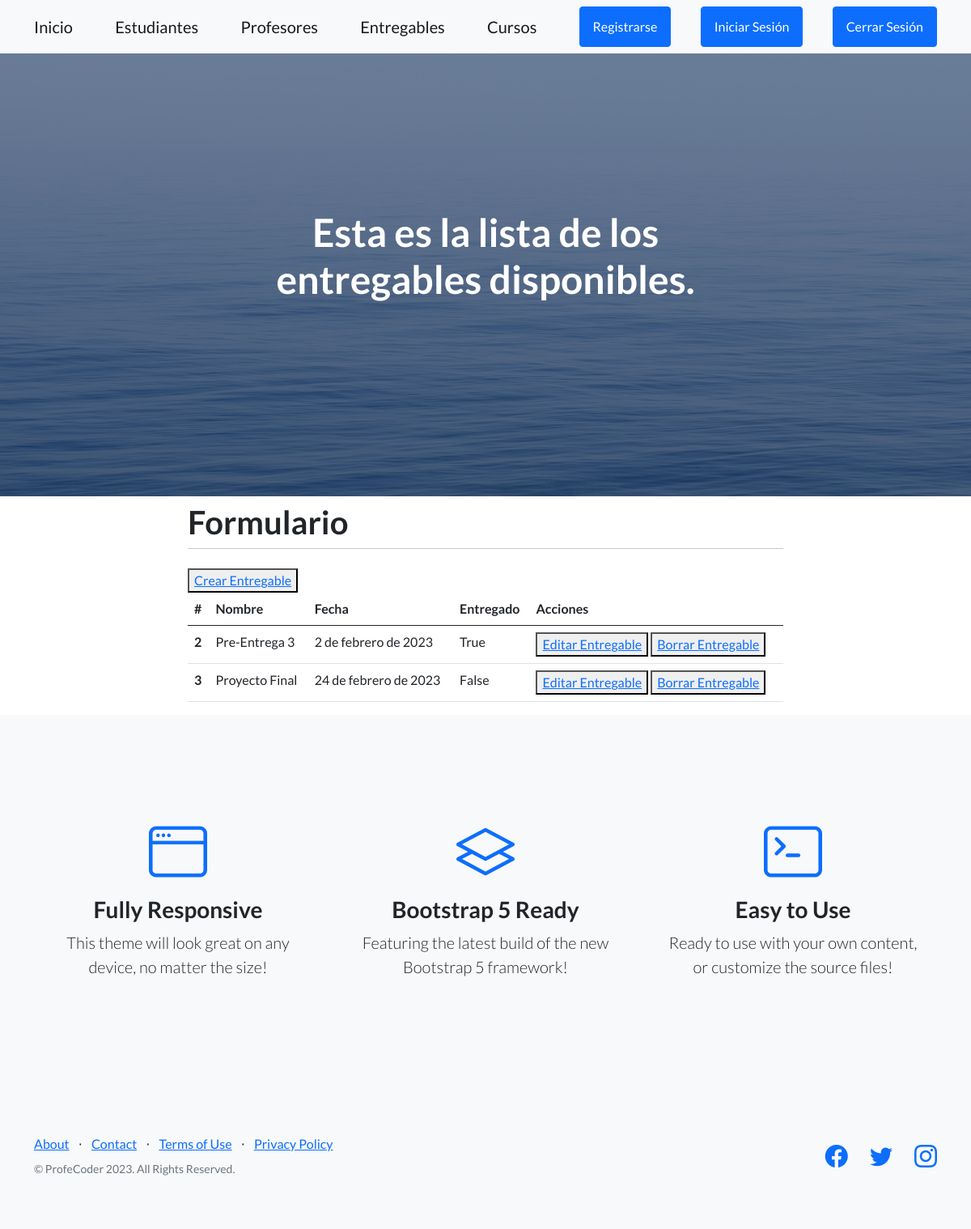
/AppCoder/entregables/lista, run on the app's committed database.
### AppCoder/models.py (models this page shows)
class Entregable(models.Model):
    nombre = models.CharField(max_length=40)
    fecha = models.DateField()
    entregado = models.BooleanField()

### AppCoder/views.py (the view)
# urls.py: path("entregables/lista", EntregableLista.as_view(), name = "Ver Entregables"),
class EntregableLista(ListView): #por defecto se llama entregable_list.html
    model = Entregable
    template_name = "AppCoder/entregas/entregable_list.html"

### AppCoder/templates/AppCoder/entregas/entregable_list.html
{% extends "AppCoder/padre.html" %}
{% block titulo %}
Esta es la lista de los entregables disponibles.
{% endblock %}
{% block formulario %}
<button>
    <a href="{% url 'Crear Entregables' %}">Crear Entregable</a>
</button>
<table class="table">
    <thead>
      <tr>
        <th scope="col">#</th>
        <th scope="col">Nombre</th>
        <th scope="col">Fecha</th>
        <th scope="col">Entregado</th>
        <th scope="col">Acciones</th>
      </tr>
    </thead>
    <tbody>
        {% for entrega in object_list %}
        <tr>
            <th scope="row">{{entrega.id}}</th>
            <td>{{entrega.nombre}}</td>
            <td>{{entrega.fecha}}</td>
            <td>{{entrega.entregado}}</td>
            <td>
                <button>
                    <a href="{% url 'Editar Entregables' entrega.id %}">Editar Entregable</a>
                </button>
                <button>
                    <a href="{% url 'Borrar Entregables' entrega.id %}">Borrar Entregable</a>
                </button>
            </td>
        </tr>
        {% endfor %}
    </tbody>
  </table>
{% endblock %}

### data on the page
Entregable: id "2", nombre "Pre-Entrega 3", fecha "2 de febrero de 2023", entregado "True"
Entregable: id "3", nombre "Proyecto Final", fecha "24 de febrero de 2023", entregado "False"
